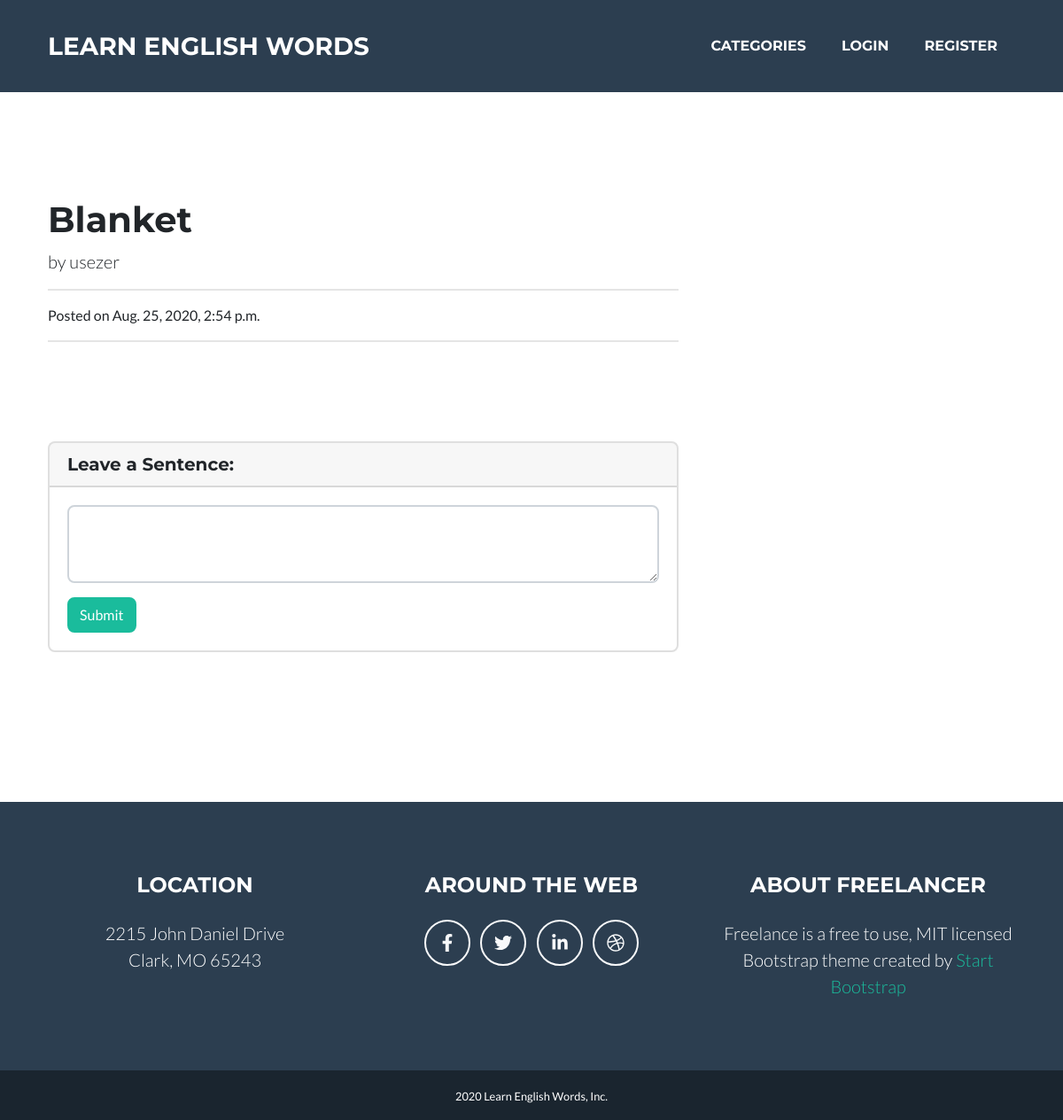
Before: /word/detail/13/ with the older database file.
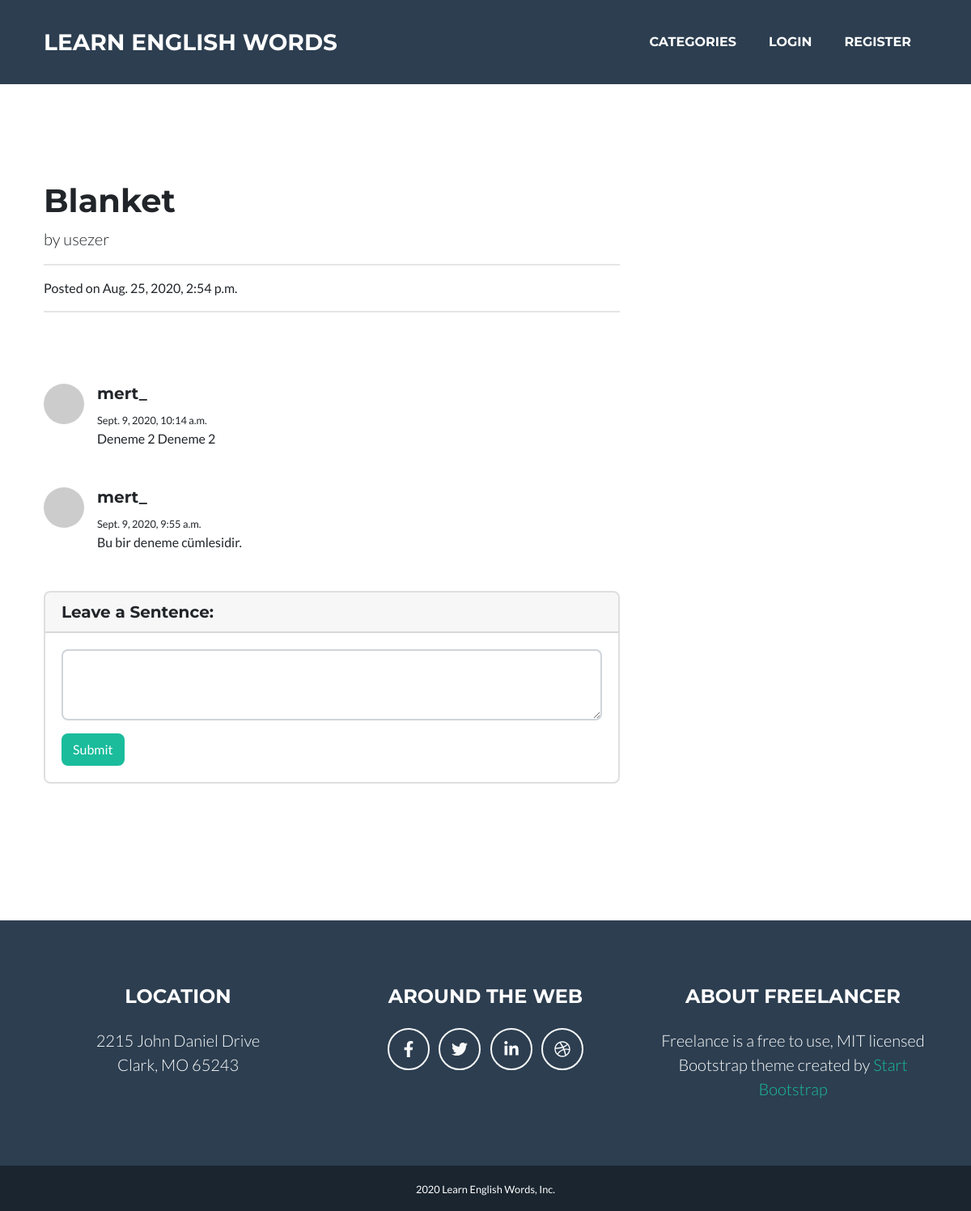
After: the same page with the newer database file.
### words/models.py (models this page shows, shortened)
class Comment(models.Model):
    word = models.ForeignKey(Word,on_delete = models.CASCADE,verbose_name = "Word",related_name="comments")
    comment_author = models.ForeignKey(User,on_delete=models.CASCADE,max_length = 50,verbose_name = "Author")
    comment_content = models.CharField(max_length = 200,verbose_name = "Sample Sentence")
    comment_date = models.DateTimeField(auto_now_add=True)
    class Meta:
        ordering = ['-comment_date']

### words/views.py (the view)
# urls.py: path('detail/<int:id>/',views.detail,name = "detail"),
def detail(request,id):
    word = get_object_or_404(Word,id=id)
    word.word_en = string.capwords(word.word_en)
    comments = word.comments.all()
    if request.method == "POST":
        sentence = request.POST.get("sentence")
        new_comment = Comment(comment_content =sentence,word = word)
        new_comment.comment_author = request.user
        new_comment.save()
    return render(request,"detail.html",{'word':word,'comments':comments})

### templates/detail.html (shortened to what this page needs)
{% extends "base.html" %}
{% block body %}
    <div class="container" style="margin-top:200px;">
        <div class="row">
          <div class="col-lg-8">
            <h1 class="mt-4">{{word.word_en}}</h1>
            <p class="lead">
              by {{word.author}}
            </p>
            <hr>
            <p>Posted on  {{word.created_date}}</p>
            <hr>
            <br><br><br>
            {% for comment in comments %}
            <div class="media mb-4">
              <img class="d-flex mr-3 rounded-circle" src="http://placehold.it/50x50" alt="">
              <div class="media-body">
                <h5 class="mt-0">{{comment.comment_author}}</h5>
                <small>{{comment.comment_date}}</small><br>
                {{comment.comment_content}}
                <br>
                <br>
              </div>
            </div>
            {% endfor %}
            <div class="card my-4">
              <h5 class="card-header">Leave a Sentence:</h5>
              <div class="card-body">
                <form method="POST">
                  <div class="form-group">
                    <textarea class="form-control" rows="3" name="sentence"></textarea>
                  </div>
                  <button type="submit" class="btn btn-primary">Submit</button>
                </form>
              </div>
            </div>
          </div>
        </div>
      </div>
{% endblock body %}

Changed rows visible on the page:
added Comment: comment_author "mert_", comment_date "Sept. 9, 2020, 10:14 a.m.", comment_content "Deneme 2 Deneme 2"
added Comment: comment_author "mert_", comment_date "Sept. 9, 2020, 9:55 a.m.", comment_content "Bu bir deneme cümlesidir."
